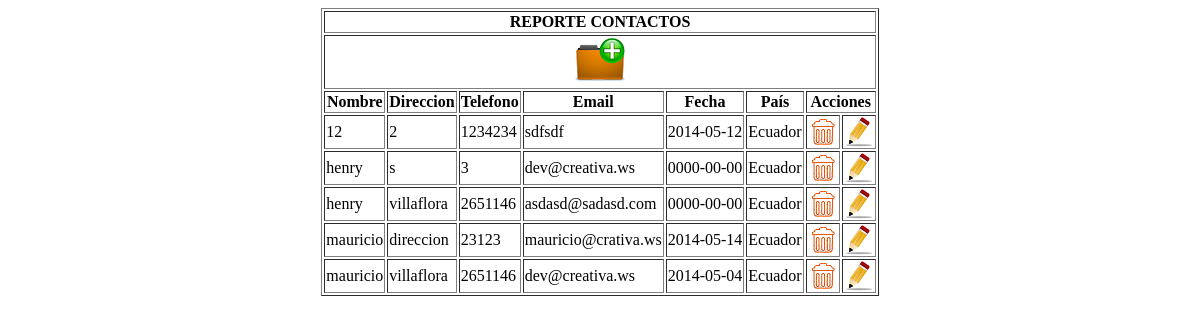
The page / on the database its author committed.
### tables this page shows
CREATE TABLE `contacto` (
  `id` int(11) NOT NULL AUTO_INCREMENT,
  `nombre` varchar(45) NOT NULL,
  `direccion` varchar(45) NOT NULL,
  `telefono` varchar(45) DEFAULT NULL,
  `email` varchar(45) NOT NULL,
  `pais_id` int(11) NOT NULL,
  `fechanacimiento` date NOT NULL,
  PRIMARY KEY (`id`,`pais_id`),
  KEY `fk_contacto_pais_idx` (`pais_id`)
);

CREATE TABLE `pais` (
  `id` int(11) NOT NULL AUTO_INCREMENT,
  `nombre` varchar(45) NOT NULL,
  `codigo` varchar(45) NOT NULL,
  PRIMARY KEY (`id`)
);

### includes/funciones.php (the view, shortened to what this page needs)
<?php
function get_list(){
	$sql = "SELECT c.id,c.nombre,c.direccion,c.telefono,c.email,c.fechanacimiento,
            p.nombre as pais
			FROM contacto c,pais p
			WHERE c.pais_id=p.id ORDER BY nombre;";
	$res = mysql_query($sql);
	$html = '<table border=1 align="center">
	<tr>
		<th colspan="8">REPORTE CONTACTOS</th>
	</tr>
	<tr>
		<th colspan="8"><a href="index.php?op=new"><img src="images/new.png"></a></th>
	</tr>
	<tr>
		<th>Nombre</th>
		<th>Direccion</th>
		<th>Telefono</th>
		<th>Email</th>
		<th>Fecha</th>
		<th>País</th>
		<th colspan="5">Acciones</th>
	</tr>';
	while($ciudad = mysql_fetch_assoc($res)){
		$html .= '<tr>
			<td>' . $ciudad['nombre'] . '</td>
			<td>' . $ciudad['direccion'] . '</td>
			<td>' . $ciudad['telefono'] . '</td>
			<td>' . $ciudad['email'] . '</td>
			<td>' . $ciudad['fechanacimiento'] . '</td>
			<td>' . $ciudad['pais'] . '</td>
			<td><a href="index.php?op=del&id=' . $ciudad['id'] . '"><img src="images/del.gif"></a></td>
			<td><a href="index.php?op=up&id=' . $ciudad['id'] . '"><img src="images/editar.png"></a></td>
		</tr>';
	}
	$html .= '</table>';
	return $html;
}
?>

### index.php (shortened to what this page needs)
  <link rel="stylesheet" href="js/dp/jquery-ui.css">
<?php
include("includes/funciones.php");
if($_GET['op']=='del'){
	borrar($_GET['id']);
}elseif($_GET['op']=='up'){
	echo get_form($_GET['id']);
}elseif($_GET['op']=='new'){
	echo get_form(NULL);
}else{
	echo get_list();
}
?>

### rows shown on the page
contacto: nombre "12", direccion "2", telefono "1234234", email "sdfsdf", fechanacimiento "2014-05-12", pais.nombre "Ecuador"
contacto: nombre "henry", direccion "s", telefono "3", email "dev@creativa.ws", fechanacimiento "0000-00-00", pais.nombre "Ecuador"
contacto: nombre "henry", direccion "villaflora", telefono "2651146", email "asdasd@sadasd.com", fechanacimiento "0000-00-00", pais.nombre "Ecuador"
contacto: nombre "mauricio", direccion "direccion", telefono "23123", email "mauricio@crativa.ws", fechanacimiento "2014-05-14", pais.nombre "Ecuador"
contacto: nombre "mauricio", direccion "villaflora", telefono "2651146", email "dev@creativa.ws", fechanacimiento "2014-05-04", pais.nombre "Ecuador"
